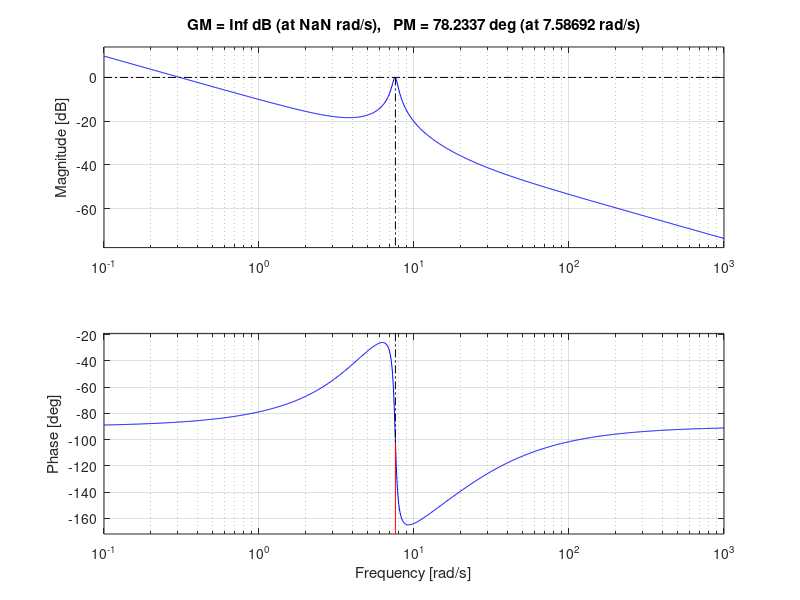

MATLAB code for this plot:
clc
clear all

num = [1 18]; % Transfer fonksiyonun pay kısmı
den = [1 6 60 312]; % Transfer fonksiyonun payda  kısmı
T = tf(num,den) % Transfer fonksiyonu oluşturan tf fonksiyonu bunda ; yok çünkü terminalde görmek istiyorum transfer fonksiyonunu

Kp = 1.75; % P değerit
Ki = 5.327; % I değeri
Kd = 0.2069 % D değeri

G = pid(Kp, Ki, Kd); % PID

F =(G*T) % Açık çevrim Fonksiyonu



margin(F)
grid on